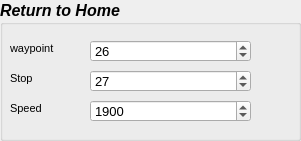
     <widget class="QGroupBox" name="groupBox_9">
      <property name="geometry">
       <rect>
        <x>340</x>
        <y>230</y>
        <width>301</width>
        <height>141</height>
       </rect>
      </property>
      <property name="font">
       <font>
        <pointsize>12</pointsize>
        <weight>75</weight>
        <italic>true</italic>
        <bold>true</bold>
       </font>
      </property>
      <property name="title">
       <string>Return to Home</string>
      </property>
      <widget class="QLabel" name="label_89">
       <property name="geometry">
        <rect>
         <x>10</x>
         <y>40</y>
         <width>55</width>
         <height>16</height>
        </rect>
       </property>
       <property name="font">
        <font>
         <pointsize>8</pointsize>
         <weight>50</weight>
         <italic>false</italic>
         <bold>false</bold>
        </font>
       </property>
       <property name="text">
        <string>waypoint</string>
       </property>
      </widget>
      <widget class="QLabel" name="label_92">
       <property name="geometry">
        <rect>
         <x>10</x>
         <y>100</y>
         <width>55</width>
         <height>16</height>
        </rect>
       </property>
       <property name="font">
        <font>
         <pointsize>8</pointsize>
         <weight>50</weight>
         <italic>false</italic>
         <bold>false</bold>
        </font>
       </property>
       <property name="text">
        <string>Speed</string>
       </property>
      </widget>
      <widget class="QSpinBox" name="spinBoxWaypointReturn">
       <property name="geometry">
        <rect>
         <x>90</x>
         <y>40</y>
         <width>161</width>
         <height>22</height>
        </rect>
       </property>
       <property name="font">
        <font>
         <pointsize>10</pointsize>
         <weight>50</weight>
         <italic>false</italic>
         <bold>false</bold>
        </font>
       </property>
       <property name="value">
        <number>26</number>
       </property>
      </widget>
      <widget class="QSpinBox" name="spinBoxSpeedReturn">
       <property name="geometry">
        <rect>
         <x>90</x>
         <y>100</y>
         <width>161</width>
         <height>22</height>
        </rect>
       </property>
       <property name="font">
        <font>
         <pointsize>10</pointsize>
         <weight>50</weight>
         <italic>false</italic>
         <bold>false</bold>
        </font>
       </property>
       <property name="minimum">
        <number>1500</number>
       </property>
       <property name="maximum">
        <number>2000</number>
       </property>
       <property name="singleStep">
        <number>25</number>
       </property>
       <property name="value">
        <number>1900</number>
       </property>
      </widget>
      <widget class="QLabel" name="label_103">
       <property name="geometry">
        <rect>
         <x>10</x>
         <y>70</y>
         <width>55</width>
         <height>16</height>
        </rect>
       </property>
       <property name="font">
        <font>
         <pointsize>8</pointsize>
         <weight>50</weight>
         <italic>false</italic>
         <bold>false</bold>
        </font>
       </property>
       <property name="text">
        <string>Stop</string>
       </property>
      </widget>
      <widget class="QSpinBox" name="spinBoxStopReturn">
       <property name="geometry">
        <rect>
         <x>90</x>
         <y>70</y>
         <width>161</width>
         <height>22</height>
        </rect>
       </property>
       <property name="font">
        <font>
         <pointsize>10</pointsize>
         <weight>50</weight>
         <italic>false</italic>
         <bold>false</bold>
        </font>
       </property>
       <property name="value">
        <number>27</number>
       </property>
      </widget>
     </widget>
